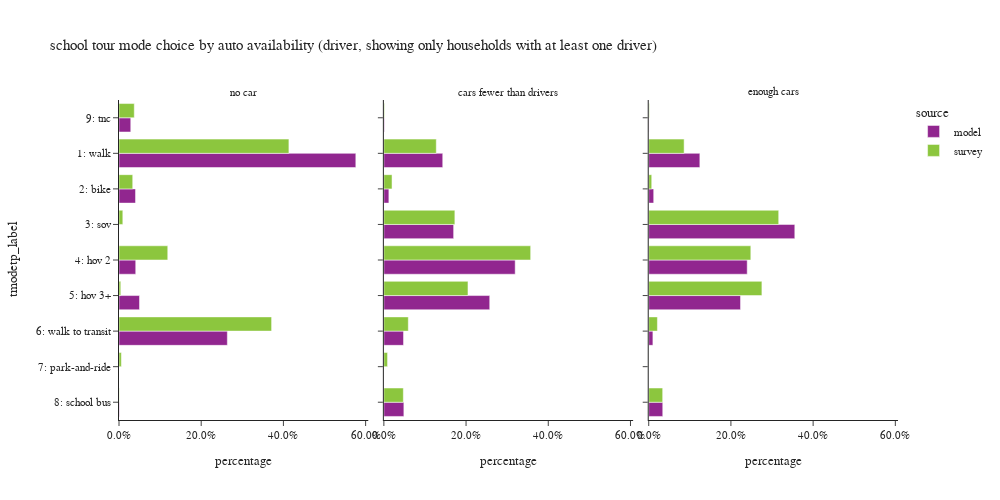

Notebook cell for this chart:
### Code cell
plot_mode_choice(wk_tour.filter(pl.col('auto_available_driver')!="no driver"),
                 "auto_available_driver",
                 {"auto_available_driver":["no car", "cars fewer than drivers","enough cars"],
                  "tmodetp_label":["1: walk","2: bike","3: sov","4: hov 2","5: hov 3+","6: walk to transit",
                                   "7: park-and-ride","8: school bus","9: other–survey only"]},
                 "auto availability (driver, showing only households with at least one driver)",3,500,1000)

### Figure 1 — Plotly figure (JSON) as saved in the notebook; plotly's stock layout.template omitted (floating-point values rounded to 4 significant figures)
{"data": [{"alignmentgroup": "True", "customdata": [[11], [127792], [8921], [9026], [11065], [58462], [173], [6347]], "hovertemplate": "source=model<br>auto_available_driver=no car<br>percentage=%{x}<br>tmodetp_label=%{y}<br>sample_count=%{customdata[0]}<extra></extra>", "legendgroup": "model", "marker": {"color": "#91268F", "pattern": {"shape": ""}}, "name": "model", "offsetgroup": "model", "orientation": "h", "showlegend": true, "textposition": "auto", "type": "bar", "x": [4.959e-05, 0.5762, 0.04022, 0.04069, 0.04989, 0.2636, 0.00078, 0.02862], "xaxis": "x", "y": [null, "1: walk", "2: bike", "4: hov 2", "5: hov 3+", "6: walk to transit", "8: school bus", "9: tnc"], "yaxis": "y"}, {"alignmentgroup": "True", "customdata": [[22], [170368], [14493], [201880], [379974], [306289], [56910], [57884], [1424]], "hovertemplate": "source=model<br>auto_available_driver=cars fewer than drivers<br>percentage=%{x}<br>tmodetp_label=%{y}<br>sample_count=%{customdata[0]}<extra></extra>", "legendgroup": "model", "marker": {"color": "#91268F", "pattern": {"shape": ""}}, "name": "model", "offsetgroup": "model", "orientation": "h", "showlegend": false, "textposition": "auto", "type": "bar", "x": [1.85e-05, 0.1433, 0.01219, 0.1698, 0.3195, 0.2575, 0.04785, 0.04867, 0.001197], "xaxis": "x2", "y": [null, "1: walk", "2: bike", "3: sov", "4: hov 2", "5: hov 3+", "6: walk to transit", "8: school bus", "9: tnc"], "yaxis": "y2"}, {"alignmentgroup": "True", "customdata": [[59], [332607], [32396], [950266], [640688], [597226], [27217], [91297], [1990]], "hovertemplate": "source=model<br>auto_available_driver=enough cars<br>percentage=%{x}<br>tmodetp_label=%{y}<br>sample_count=%{customdata[0]}<extra></extra>", "legendgroup": "model", "marker": {"color": "#91268F", "pattern": {"shape": ""}}, "name": "model", "offsetgroup": "model", "orientation": "h", "showlegend": false, "textposition": "auto", "type": "bar", "x": [2.207e-05, 0.1244, 0.01212, 0.3554, 0.2396, 0.2234, 0.01018, 0.03415, 0.0007443], "xaxis": "x3", "y": [null, "1: walk", "2: bike", "3: sov", "4: hov 2", "5: hov 3+", "6: walk to transit", "8: school bus", "9: tnc"], "yaxis": "y3"}, {"alignmentgroup": "True", "customdata": [[7], [262], [29], [11], [22], [13], [144], [5], [3], [14]], "hovertemplate": "source=survey<br>auto_available_driver=no car<br>percentage=%{x}<br>tmodetp_label=%{y}<br>sample_count=%{customdata[0]}<extra></extra>", "legendgroup": "survey", "marker": {"color": "#8CC63E", "pattern": {"shape": ""}}, "name": "survey", "offsetgroup": "survey", "orientation": "h", "showlegend": true, "textposition": "auto", "type": "bar", "x": [0.006243, 0.4134, 0.03339, 0.009301, 0.1186, 0.004324, 0.3713, 0.005746, 0.0005469, 0.03717], "xaxis": "x", "y": [null, "1: walk", "2: bike", "3: sov", "4: hov 2", "5: hov 3+", "6: walk to transit", "7: park-and-ride", "8: school bus", "9: tnc"], "yaxis": "y"}, {"alignmentgroup": "True", "customdata": [[7], [347], [51], [279], [405], [317], [61], [9], [53], [4]], "hovertemplate": "source=survey<br>auto_available_driver=cars fewer than drivers<br>percentage=%{x}<br>tmodetp_label=%{y}<br>sample_count=%{customdata[0]}<extra></extra>", "legendgroup": "survey", "marker": {"color": "#8CC63E", "pattern": {"shape": ""}}, "name": "survey", "offsetgroup": "survey", "orientation": "h", "showlegend": false, "textposition": "auto", "type": "bar", "x": [0.0006499, 0.1276, 0.01989, 0.1727, 0.3572, 0.2046, 0.05945, 0.008968, 0.04736, 0.001584], "xaxis": "x2", "y": [null, "1: walk", "2: bike", "3: sov", "4: hov 2", "5: hov 3+", "6: walk to transit", "7: park-and-ride", "8: school bus", "9: tnc"], "yaxis": "y2"}, {"alignmentgroup": "True", "customdata": [[11], [500], [59], [1177], [825], [635], [61], [2], [106], [8]], "hovertemplate": "source=survey<br>auto_available_driver=enough cars<br>percentage=%{x}<br>tmodetp_label=%{y}<br>sample_count=%{customdata[0]}<extra></extra>", "legendgroup": "survey", "marker": {"color": "#8CC63E", "pattern": {"shape": ""}}, "name": "survey", "offsetgroup": "survey", "orientation": "h", "showlegend": false, "textposition": "auto", "type": "bar", "x": [0.01002, 0.08613, 0.007309, 0.3162, 0.2484, 0.2754, 0.02112, 0.0001426, 0.03396, 0.001337], "xaxis": "x3", "y": [null, "1: walk", "2: bike", "3: sov", "4: hov 2", "5: hov 3+", "6: walk to transit", "7: park-and-ride", "8: school bus", "9: tnc"], "yaxis": "y3"}], "layout": {"annotations": [{"font": {}, "showarrow": false, "text": "no car", "x": 0.16, "xanchor": "center", "xref": "paper", "y": 1.0, "yanchor": "bottom", "yref": "paper"}, {"font": {}, "showarrow": false, "text": "cars fewer than drivers", "x": 0.5, "xanchor": "center", "xref": "paper", "y": 1.0, "yanchor": "bottom", "yref": "paper"}, {"font": {}, "showarrow": false, "text": "enough cars", "x": 0.84, "xanchor": "center", "xref": "paper", "y": 1.0, "yanchor": "bottom", "yref": "paper"}], "barmode": "group", "height": 500, "legend": {"title": {"text": "source"}, "tracegroupgap": 0}, "title": {"text": "school tour mode choice by auto availability (driver, showing only households with at least one driver)"}, "width": 1000, "xaxis": {"anchor": "y", "domain": [0.0, 0.32], "tickformat": ".1%", "title": {"text": "percentage"}}, "xaxis2": {"anchor": "y2", "domain": [0.34, 0.66], "matches": "x", "tickformat": ".1%", "title": {"text": "percentage"}}, "xaxis3": {"anchor": "y3", "domain": [0.68, 1.0], "matches": "x", "tickformat": ".1%", "title": {"text": "percentage"}}, "yaxis": {"anchor": "x", "categoryarray": ["9: other–survey only", "8: school bus", "7: park-and-ride", "6: walk to transit", "5: hov 3+", "4: hov 2", "3: sov", "2: bike", "1: walk"], "categoryorder": "array", "domain": [0.0, 1.0], "title": {"text": "tmodetp_label"}}, "yaxis2": {"anchor": "x2", "domain": [0.0, 1.0], "matches": "y", "showticklabels": false}, "yaxis3": {"anchor": "x3", "domain": [0.0, 1.0], "matches": "y", "showticklabels": false}}}
